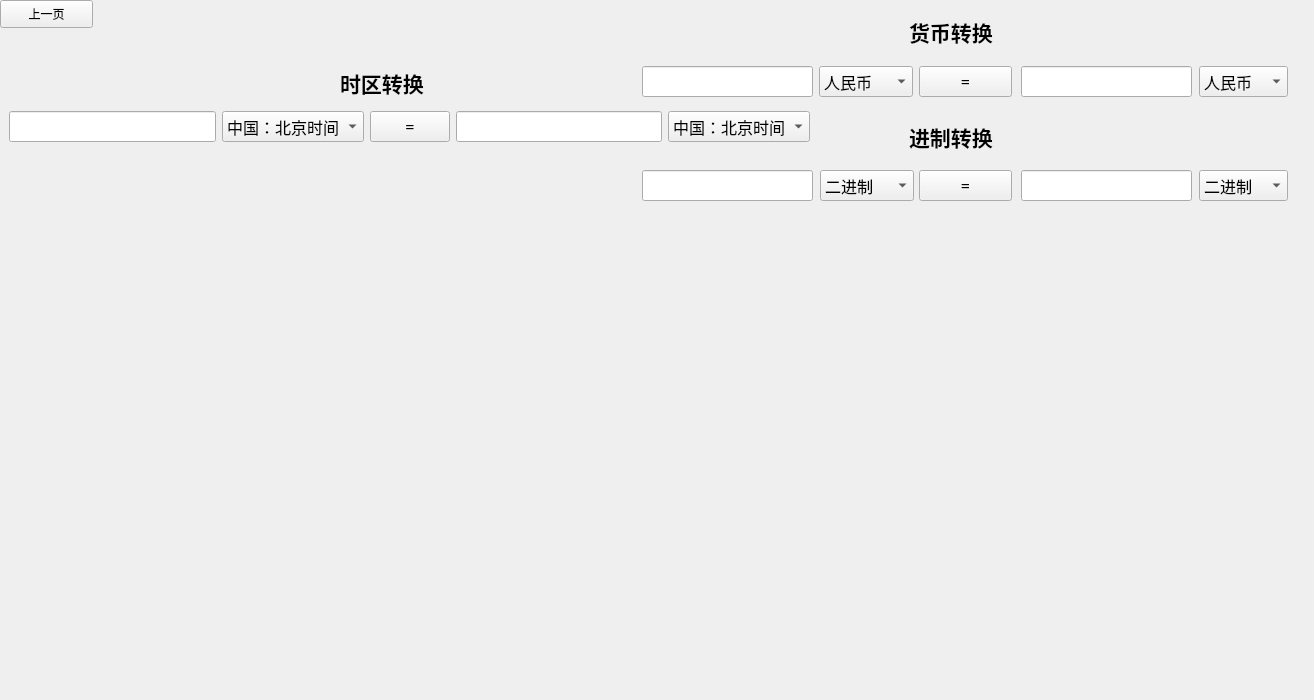
<?xml version="1.0" encoding="UTF-8"?>
<ui version="4.0">
 <class>Third</class>
 <widget class="QWidget" name="Third">
  <property name="geometry">
   <rect>
    <x>0</x>
    <y>0</y>
    <width>1314</width>
    <height>700</height>
   </rect>
  </property>
  <property name="minimumSize">
   <size>
    <width>1314</width>
    <height>700</height>
   </size>
  </property>
  <property name="maximumSize">
   <size>
    <width>1314</width>
    <height>700</height>
   </size>
  </property>
  <property name="windowTitle">
   <string>Form</string>
  </property>
  <widget class="QLabel" name="label_2">
   <property name="geometry">
    <rect>
     <x>909</x>
     <y>116</y>
     <width>111</width>
     <height>41</height>
    </rect>
   </property>
   <property name="sizePolicy">
    <sizepolicy hsizetype="Preferred" vsizetype="Fixed">
     <horstretch>0</horstretch>
     <verstretch>0</verstretch>
    </sizepolicy>
   </property>
   <property name="font">
    <font>
     <family>Agency FB</family>
     <pointsize>16</pointsize>
     <weight>75</weight>
     <bold>true</bold>
    </font>
   </property>
   <property name="text">
    <string>进制转换</string>
   </property>
  </widget>
  <widget class="QPushButton" name="equal1">
   <property name="geometry">
    <rect>
     <x>919</x>
     <y>66</y>
     <width>93</width>
     <height>31</height>
    </rect>
   </property>
   <property name="font">
    <font>
     <family>Agency FB</family>
     <pointsize>12</pointsize>
    </font>
   </property>
   <property name="text">
    <string>=</string>
   </property>
  </widget>
  <widget class="QComboBox" name="xlk2">
   <property name="geometry">
    <rect>
     <x>1199</x>
     <y>66</y>
     <width>89</width>
     <height>31</height>
    </rect>
   </property>
   <property name="font">
    <font>
     <family>Agency FB</family>
     <pointsize>12</pointsize>
    </font>
   </property>
   <item>
    <property name="text">
     <string>人民币</string>
    </property>
   </item>
   <item>
    <property name="text">
     <string>美元</string>
    </property>
   </item>
   <item>
    <property name="text">
     <string>英镑</string>
    </property>
   </item>
   <item>
    <property name="text">
     <string>日元</string>
    </property>
   </item>
  </widget>
  <widget class="QComboBox" name="xlk4">
   <property name="geometry">
    <rect>
     <x>1199</x>
     <y>170</y>
     <width>89</width>
     <height>31</height>
    </rect>
   </property>
   <property name="font">
    <font>
     <family>Agency FB</family>
     <pointsize>12</pointsize>
    </font>
   </property>
   <item>
    <property name="text">
     <string>二进制</string>
    </property>
   </item>
   <item>
    <property name="text">
     <string>八进制</string>
    </property>
   </item>
   <item>
    <property name="text">
     <string>十进制</string>
    </property>
   </item>
   <item>
    <property name="text">
     <string>十六进制</string>
    </property>
   </item>
  </widget>
  <widget class="QPushButton" name="equal1_3">
   <property name="geometry">
    <rect>
     <x>919</x>
     <y>170</y>
     <width>93</width>
     <height>31</height>
    </rect>
   </property>
   <property name="font">
    <font>
     <family>Agency FB</family>
     <pointsize>12</pointsize>
    </font>
   </property>
   <property name="text">
    <string>=</string>
   </property>
  </widget>
  <widget class="QLineEdit" name="line3">
   <property name="geometry">
    <rect>
     <x>642</x>
     <y>170</y>
     <width>171</width>
     <height>31</height>
    </rect>
   </property>
   <property name="font">
    <font>
     <family>Agency FB</family>
     <pointsize>12</pointsize>
    </font>
   </property>
  </widget>
  <widget class="QLabel" name="label_3">
   <property name="geometry">
    <rect>
     <x>340</x>
     <y>70</y>
     <width>121</width>
     <height>25</height>
    </rect>
   </property>
   <property name="sizePolicy">
    <sizepolicy hsizetype="Preferred" vsizetype="Fixed">
     <horstretch>0</horstretch>
     <verstretch>0</verstretch>
    </sizepolicy>
   </property>
   <property name="font">
    <font>
     <family>Agency FB</family>
     <pointsize>16</pointsize>
     <weight>75</weight>
     <bold>true</bold>
    </font>
   </property>
   <property name="text">
    <string>时区转换</string>
   </property>
  </widget>
  <widget class="QComboBox" name="xlk1">
   <property name="geometry">
    <rect>
     <x>819</x>
     <y>66</y>
     <width>94</width>
     <height>31</height>
    </rect>
   </property>
   <property name="font">
    <font>
     <family>Agency FB</family>
     <pointsize>12</pointsize>
    </font>
   </property>
   <property name="currentIndex">
    <number>0</number>
   </property>
   <item>
    <property name="text">
     <string>人民币</string>
    </property>
   </item>
   <item>
    <property name="text">
     <string>美元</string>
    </property>
   </item>
   <item>
    <property name="text">
     <string>英镑</string>
    </property>
   </item>
   <item>
    <property name="text">
     <string>日元</string>
    </property>
   </item>
  </widget>
  <widget class="QLineEdit" name="line4">
   <property name="geometry">
    <rect>
     <x>1021</x>
     <y>170</y>
     <width>171</width>
     <height>31</height>
    </rect>
   </property>
   <property name="font">
    <font>
     <family>Agency FB</family>
     <pointsize>12</pointsize>
    </font>
   </property>
  </widget>
  <widget class="QLineEdit" name="line1">
   <property name="geometry">
    <rect>
     <x>642</x>
     <y>66</y>
     <width>171</width>
     <height>31</height>
    </rect>
   </property>
   <property name="font">
    <font>
     <family>Agency FB</family>
     <pointsize>12</pointsize>
    </font>
   </property>
  </widget>
  <widget class="QLineEdit" name="line2">
   <property name="geometry">
    <rect>
     <x>1021</x>
     <y>66</y>
     <width>171</width>
     <height>31</height>
    </rect>
   </property>
   <property name="font">
    <font>
     <family>Agency FB</family>
     <pointsize>12</pointsize>
    </font>
   </property>
  </widget>
  <widget class="QComboBox" name="xlk3">
   <property name="geometry">
    <rect>
     <x>820</x>
     <y>170</y>
     <width>94</width>
     <height>31</height>
    </rect>
   </property>
   <property name="font">
    <font>
     <family>Agency FB</family>
     <pointsize>12</pointsize>
    </font>
   </property>
   <item>
    <property name="text">
     <string>二进制</string>
    </property>
   </item>
   <item>
    <property name="text">
     <string>八进制</string>
    </property>
   </item>
   <item>
    <property name="text">
     <string>十进制</string>
    </property>
   </item>
   <item>
    <property name="text">
     <string>十六进制</string>
    </property>
   </item>
  </widget>
  <widget class="QLabel" name="label">
   <property name="geometry">
    <rect>
     <x>909</x>
     <y>16</y>
     <width>131</width>
     <height>31</height>
    </rect>
   </property>
   <property name="sizePolicy">
    <sizepolicy hsizetype="Preferred" vsizetype="Fixed">
     <horstretch>0</horstretch>
     <verstretch>0</verstretch>
    </sizepolicy>
   </property>
   <property name="font">
    <font>
     <family>Agency FB</family>
     <pointsize>16</pointsize>
     <weight>75</weight>
     <bold>true</bold>
    </font>
   </property>
   <property name="text">
    <string>货币转换</string>
   </property>
  </widget>
  <widget class="QWidget" name="layoutWidget">
   <property name="geometry">
    <rect>
     <x>9</x>
     <y>106</y>
     <width>801</width>
     <height>41</height>
    </rect>
   </property>
   <layout class="QHBoxLayout" name="horizontalLayout">
    <item>
     <widget class="QLineEdit" name="lineEdit_5">
      <property name="font">
       <font>
        <family>Agency FB</family>
        <pointsize>12</pointsize>
       </font>
      </property>
     </widget>
    </item>
    <item>
     <widget class="QComboBox" name="xlk5">
      <property name="font">
       <font>
        <family>Agency FB</family>
        <pointsize>12</pointsize>
       </font>
      </property>
      <item>
       <property name="text">
        <string>中国：北京时间</string>
       </property>
      </item>
      <item>
       <property name="text">
        <string>美国：东部时区</string>
       </property>
      </item>
      <item>
       <property name="text">
        <string>英国：零时区</string>
       </property>
      </item>
     </widget>
    </item>
    <item>
     <widget class="QPushButton" name="equal1_2">
      <property name="font">
       <font>
        <family>Agency FB</family>
        <pointsize>12</pointsize>
       </font>
      </property>
      <property name="text">
       <string>=</string>
      </property>
     </widget>
    </item>
    <item>
     <widget class="QLineEdit" name="lineEdit_6">
      <property name="font">
       <font>
        <family>Agency FB</family>
        <pointsize>12</pointsize>
       </font>
      </property>
     </widget>
    </item>
    <item>
     <widget class="QComboBox" name="xlk6">
      <property name="font">
       <font>
        <family>Agency FB</family>
        <pointsize>12</pointsize>
       </font>
      </property>
      <item>
       <property name="text">
        <string>中国：北京时间</string>
       </property>
      </item>
      <item>
       <property name="text">
        <string>美国：东部时区</string>
       </property>
      </item>
      <item>
       <property name="text">
        <string>英国：零时区</string>
       </property>
      </item>
     </widget>
    </item>
   </layout>
  </widget>
  <widget class="QPushButton" name="pushButton">
   <property name="geometry">
    <rect>
     <x>0</x>
     <y>0</y>
     <width>93</width>
     <height>28</height>
    </rect>
   </property>
   <property name="styleSheet">
    <string notr="true"/>
   </property>
   <property name="text">
    <string>上一页</string>
   </property>
  </widget>
 </widget>
 <resources/>
 <connections/>
</ui>
